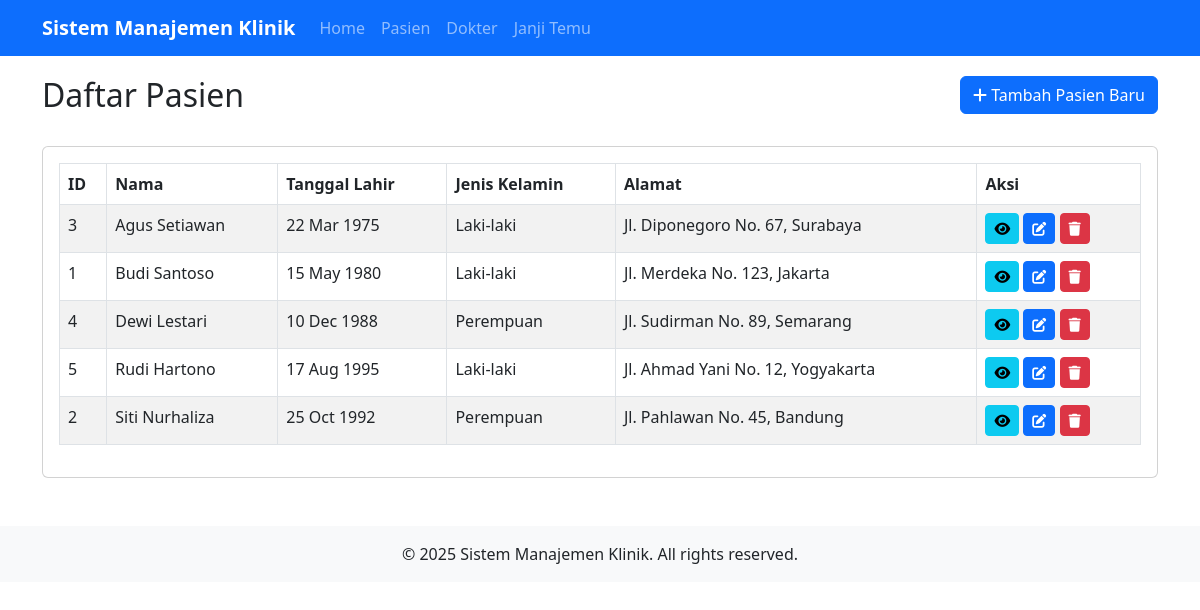
/patients.php, run on the app's committed database.
### tables this page shows
CREATE TABLE patients (
    id INT AUTO_INCREMENT PRIMARY KEY,
    name VARCHAR(100) NOT NULL,
    birthdate DATE NOT NULL,
    gender ENUM('Laki-laki', 'Perempuan') NOT NULL,
    address TEXT NOT NULL
);

### class/Patient.php (called while the page is built, shortened)
<?php
class Patient {
    private $conn;
    private $table_name = "patients";
    public function __construct($db) {
        $this->conn = $db;
    }
    public function getAll() {
        $query = "SELECT * FROM " . $this->table_name . " ORDER BY name";
        $stmt = $this->conn->prepare($query);
        $stmt->execute();
        return $stmt;
    }
}
?>

### view/patients/index.php (the view)
<div class="row mb-4">
    <div class="col-md-6">
        <h2>Daftar Pasien</h2>
    </div>
    <div class="col-md-6 text-end">
        <a href="patients.php?action=create" class="btn btn-primary">
            <i class="fas fa-plus"></i> Tambah Pasien Baru
        </a>
    </div>
</div>
<div class="card">
    <div class="card-body">
        <div class="table-responsive">
            <table class="table table-bordered table-striped">
                <thead>
                    <tr>
                        <th>ID</th>
                        <th>Nama</th>
                        <th>Tanggal Lahir</th>
                        <th>Jenis Kelamin</th>
                        <th>Alamat</th>
                        <th>Aksi</th>
                    </tr>
                </thead>
                <tbody>
                    <?php if($result->rowCount() > 0): ?>
                        <?php while($row = $result->fetch(PDO::FETCH_ASSOC)): ?>
                            <tr>
                                <td><?php echo $row['id']; ?></td>
                                <td><?php echo $row['name']; ?></td>
                                <td><?php echo date('d M Y', strtotime($row['birthdate'])); ?></td>
                                <td><?php echo $row['gender']; ?></td>
                                <td><?php echo $row['address']; ?></td>
                                <td>
                                    <a href="patients.php?action=read&id=<?php echo $row['id']; ?>" class="btn btn-info btn-sm">
                                        <i class="fas fa-eye"></i>
                                    </a>
                                    <a href="patients.php?action=update&id=<?php echo $row['id']; ?>" class="btn btn-primary btn-sm">
                                        <i class="fas fa-edit"></i>
                                    </a>
                                    <a href="patients.php?action=delete&id=<?php echo $row['id']; ?>" class="btn btn-danger btn-sm" onclick="return confirm('Apakah Anda yakin ingin menghapus data ini?');">
                                        <i class="fas fa-trash"></i>
                                    </a>
                                </td>
                            </tr>
                        <?php endwhile; ?>
                    <?php else: ?>
                        <tr>
                            <td colspan="6" class="text-center">Tidak ada data pasien</td>
                        </tr>
                    <?php endif; ?>
                </tbody>
            </table>
        </div>
    </div>
</div>

### data on the page
patients: id "3", name "Agus Setiawan", birthdate "22 Mar 1975", gender "Laki-laki", address "Jl. Diponegoro No. 67, Surabaya"
patients: id "1", name "Budi Santoso", birthdate "15 May 1980", gender "Laki-laki", address "Jl. Merdeka No. 123, Jakarta"
patients: id "4", name "Dewi Lestari", birthdate "10 Dec 1988", gender "Perempuan", address "Jl. Sudirman No. 89, Semarang"
patients: id "5", name "Rudi Hartono", birthdate "17 Aug 1995", gender "Laki-laki", address "Jl. Ahmad Yani No. 12, Yogyakarta"
patients: id "2", name "Siti Nurhaliza", birthdate "25 Oct 1992", gender "Perempuan", address "Jl. Pahlawan No. 45, Bandung"
